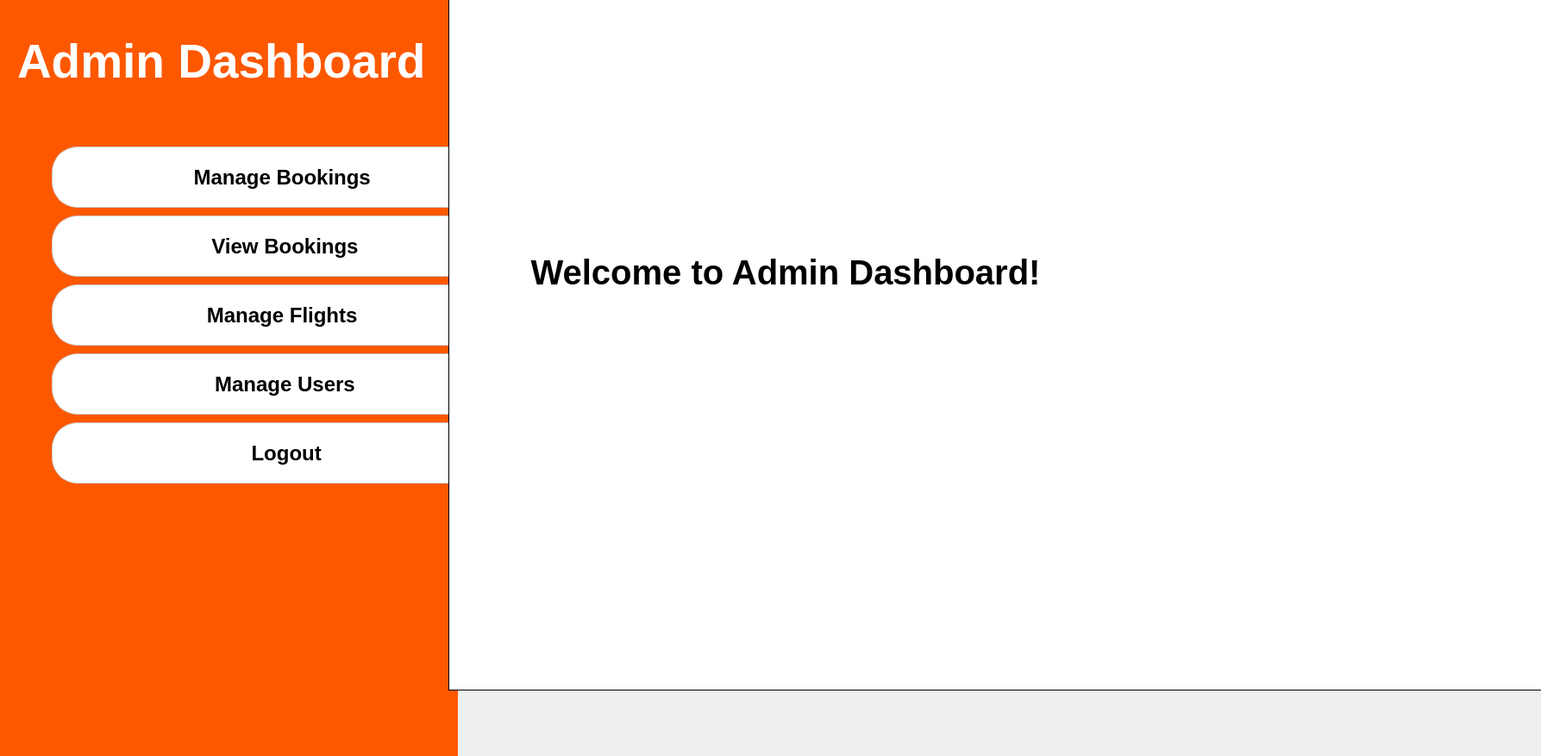
<?xml version="1.0" encoding="UTF-8"?>
<ui version="4.0">
 <class>Dashboard</class>
 <widget class="QWidget" name="Dashboard">
  <property name="geometry">
   <rect>
    <x>0</x>
    <y>0</y>
    <width>1787</width>
    <height>877</height>
   </rect>
  </property>
  <property name="windowTitle">
   <string>Form</string>
  </property>
  <widget class="QLabel" name="dashboardTitleLabel">
   <property name="geometry">
    <rect>
     <x>20</x>
     <y>10</y>
     <width>481</width>
     <height>121</height>
    </rect>
   </property>
   <property name="styleSheet">
    <string notr="true">font-size:55px; 
font-weight: bold;
color:white;</string>
   </property>
   <property name="text">
    <string>Admin Dashboard</string>
   </property>
  </widget>
  <widget class="QLabel" name="label">
   <property name="geometry">
    <rect>
     <x>-1390</x>
     <y>-110</y>
     <width>1921</width>
     <height>1091</height>
    </rect>
   </property>
   <property name="styleSheet">
    <string notr="true">color: rgb(253, 88, 0);
background-color: rgb(253, 88, 0);</string>
   </property>
   <property name="text">
    <string>TextLabel</string>
   </property>
  </widget>
  <widget class="QPushButton" name="viewBookingsButton">
   <property name="geometry">
    <rect>
     <x>60</x>
     <y>250</y>
     <width>541</width>
     <height>71</height>
    </rect>
   </property>
   <property name="styleSheet">
    <string notr="true">QPushButton {
    color: black;            /* Text color */
    border: 1px solid #ccc;  /* Border style */
    font-size: 24px;         /* Font size */
    background-color: white; /* Background color of the button */
    font-weight: bold;       /* Bold font */
    border-radius: 30px;     /* Rounded corners */
    padding: 15px 30px;      /* Add padding for better appearance */
    box-shadow: 2px 2px 5px rgba(0, 0, 0, 0.2); /* Subtle box-shadow (note: QSS might interpret this differently than web CSS) */
}

QPushButton:hover {
    background-color: #F8F8F8; /* Slightly off-white background on hover */
    border: 1px solid black;   /* Black border on hover */
    border-radius: 30px;       /* Keep border-radius same to maintain circular shape */
    box-shadow: 3px 3px 8px rgba(0, 0, 0, 0.3); /* Slightly more pronounced shadow on hover */
}

QPushButton:pressed {
    background-color: #E0E0E0; /* Darker background when pressed */
    box-shadow: 1px 1px 3px rgba(0, 0, 0, 0.2); /* Smaller shadow when pressed */
}</string>
   </property>
   <property name="text">
    <string>View Bookings</string>
   </property>
  </widget>
  <widget class="QPushButton" name="manageFlightsButton">
   <property name="geometry">
    <rect>
     <x>60</x>
     <y>330</y>
     <width>541</width>
     <height>71</height>
    </rect>
   </property>
   <property name="styleSheet">
    <string notr="true">QPushButton {
    color: black;            /* Text color */
    border: 1px solid #ccc;  /* Border style */
    font-size: 24px;         /* Font size */
    background-color: white; /* Background color of the button */
    font-weight: bold;       /* Bold font */
    border-radius: 30px;     /* Rounded corners */
    padding: 15px 30px;      /* Add padding for better appearance */
    box-shadow: 2px 2px 5px rgba(0, 0, 0, 0.2); /* Subtle box-shadow (note: QSS might interpret this differently than web CSS) */
}

QPushButton:hover {
    background-color: #F8F8F8; /* Slightly off-white background on hover */
    border: 1px solid black;   /* Black border on hover */
    border-radius: 30px;       /* Keep border-radius same to maintain circular shape */
    box-shadow: 3px 3px 8px rgba(0, 0, 0, 0.3); /* Slightly more pronounced shadow on hover */
}

QPushButton:pressed {
    background-color: #E0E0E0; /* Darker background when pressed */
    box-shadow: 1px 1px 3px rgba(0, 0, 0, 0.2); /* Smaller shadow when pressed */
}</string>
   </property>
   <property name="text">
    <string>Manage Flights </string>
   </property>
  </widget>
  <widget class="QPushButton" name="manageUsersButton">
   <property name="geometry">
    <rect>
     <x>60</x>
     <y>410</y>
     <width>541</width>
     <height>71</height>
    </rect>
   </property>
   <property name="styleSheet">
    <string notr="true">QPushButton {
    color: black;            /* Text color */
    border: 1px solid #ccc;  /* Border style */
    font-size: 24px;         /* Font size */
    background-color: white; /* Background color of the button */
    font-weight: bold;       /* Bold font */
    border-radius: 30px;     /* Rounded corners */
    padding: 15px 30px;      /* Add padding for better appearance */
    box-shadow: 2px 2px 5px rgba(0, 0, 0, 0.2); /* Subtle box-shadow (note: QSS might interpret this differently than web CSS) */
}

QPushButton:hover {
    background-color: #F8F8F8; /* Slightly off-white background on hover */
    border: 1px solid black;   /* Black border on hover */
    border-radius: 30px;       /* Keep border-radius same to maintain circular shape */
    box-shadow: 3px 3px 8px rgba(0, 0, 0, 0.3); /* Slightly more pronounced shadow on hover */
}

QPushButton:pressed {
    background-color: #E0E0E0; /* Darker background when pressed */
    box-shadow: 1px 1px 3px rgba(0, 0, 0, 0.2); /* Smaller shadow when pressed */
}</string>
   </property>
   <property name="text">
    <string>Manage Users</string>
   </property>
  </widget>
  <widget class="QPushButton" name="manageBookingsButton">
   <property name="geometry">
    <rect>
     <x>60</x>
     <y>170</y>
     <width>541</width>
     <height>71</height>
    </rect>
   </property>
   <property name="styleSheet">
    <string notr="true">QPushButton {
    color: black;            /* Text color */
    border: 1px solid #ccc;  /* Border style */
    font-size: 24px;         /* Font size */
    background-color: white; /* Background color of the button */
    font-weight: bold;       /* Bold font */
    border-radius: 30px;     /* Rounded corners */
    padding: 15px 30px;      /* Add padding for better appearance */
    box-shadow: 2px 2px 5px rgba(0, 0, 0, 0.2); /* Subtle box-shadow (note: QSS might interpret this differently than web CSS) */
}

QPushButton:hover {
    background-color: #F8F8F8; /* Slightly off-white background on hover */
    border: 1px solid black;   /* Black border on hover */
    border-radius: 30px;       /* Keep border-radius same to maintain circular shape */
    box-shadow: 3px 3px 8px rgba(0, 0, 0, 0.3); /* Slightly more pronounced shadow on hover */
}

QPushButton:pressed {
    background-color: #E0E0E0; /* Darker background when pressed */
    box-shadow: 1px 1px 3px rgba(0, 0, 0, 0.2); /* Smaller shadow when pressed */
}</string>
   </property>
   <property name="text">
    <string>Manage Bookings </string>
   </property>
  </widget>
  <widget class="QPushButton" name="reportsButton">
   <property name="geometry">
    <rect>
     <x>670</x>
     <y>630</y>
     <width>541</width>
     <height>71</height>
    </rect>
   </property>
   <property name="styleSheet">
    <string notr="true">QPushButton {
    color: black;            /* Text color */
    border: 1px solid #ccc;  /* Border style */
    font-size: 24px;         /* Font size */
    background-color: white; /* Background color of the button */
    font-weight: bold;       /* Bold font */
    border-radius: 30px;     /* Key property: This makes the corners rounded. */
                             /* For a perfect circle, set this to half of the button's smallest dimension (width or height). */
                             /* For example, if your button is 60x60px, border-radius: 30px; will make it a circle. */
                             /* If it's a perfect square button, you can also use border-radius: 50%; */

    /* Optional: Add a subtle box-shadow for depth, as we discussed for labels */
    box-shadow: 2px 2px 5px rgba(0, 0, 0, 0.2);
}</string>
   </property>
   <property name="text">
    <string>Reports</string>
   </property>
  </widget>
  <widget class="QPushButton" name="logoutButton">
   <property name="geometry">
    <rect>
     <x>60</x>
     <y>490</y>
     <width>551</width>
     <height>71</height>
    </rect>
   </property>
   <property name="styleSheet">
    <string notr="true">QPushButton {
    color: black;            /* Text color */
    border: 1px solid #ccc;  /* Border style */
    font-size: 24px;         /* Font size */
    background-color: white; /* Background color of the button */
    font-weight: bold;       /* Bold font */
    border-radius: 30px;     /* Rounded corners */
    padding: 15px 30px;      /* Add padding for better appearance */
    box-shadow: 2px 2px 5px rgba(0, 0, 0, 0.2); /* Subtle box-shadow (note: QSS might interpret this differently than web CSS) */
}

QPushButton:hover {
    background-color: #F8F8F8; /* Slightly off-white background on hover */
    border: 1px solid black;   /* Black border on hover */
    border-radius: 30px;       /* Keep border-radius same to maintain circular shape */
    box-shadow: 3px 3px 8px rgba(0, 0, 0, 0.3); /* Slightly more pronounced shadow on hover */
}

QPushButton:pressed {
    background-color: #E0E0E0; /* Darker background when pressed */
    box-shadow: 1px 1px 3px rgba(0, 0, 0, 0.2); /* Smaller shadow when pressed */
}</string>
   </property>
   <property name="text">
    <string>Logout </string>
   </property>
  </widget>
  <widget class="QStackedWidget" name="stackedWidget">
   <property name="geometry">
    <rect>
     <x>530</x>
     <y>40</y>
     <width>751</width>
     <height>551</height>
    </rect>
   </property>
   <property name="currentIndex">
    <number>0</number>
   </property>
   <widget class="QWidget" name="defaultPage">
    <layout class="QVBoxLayout" name="defaultPageLayout">
     <item>
      <spacer name="verticalSpacer_default_top">
       <property name="orientation">
        <enum>Qt::Orientation::Vertical</enum>
       </property>
       <property name="sizeHint" stdset="0">
        <size>
         <width>20</width>
         <height>40</height>
        </size>
       </property>
      </spacer>
     </item>
     <item>
      <widget class="QLabel" name="welcomeLabel">
       <property name="styleSheet">
        <string notr="true">font-size: 40px;
font-weight: bold; 
color: rgb(0, 0, 0);</string>
       </property>
       <property name="text">
        <string>   Welcome to Admin Dashboard!  </string>
       </property>
       <property name="alignment">
        <set>Qt::AlignmentFlag::AlignCenter</set>
       </property>
      </widget>
     </item>
     <item>
      <spacer name="verticalSpacer_default_bottom">
       <property name="orientation">
        <enum>Qt::Orientation::Vertical</enum>
       </property>
       <property name="sizeHint" stdset="0">
        <size>
         <width>20</width>
         <height>60</height>
        </size>
       </property>
      </spacer>
     </item>
    </layout>
   </widget>
  </widget>
  <widget class="QLabel" name="label_2">
   <property name="geometry">
    <rect>
     <x>520</x>
     <y>-40</y>
     <width>1401</width>
     <height>841</height>
    </rect>
   </property>
   <property name="styleSheet">
    <string notr="true">color:white;
background-color:white;
border: 1px solid black;  </string>
   </property>
   <property name="text">
    <string>TextLabel</string>
   </property>
  </widget>
  <widget class="QPushButton" name="pushButton_8">
   <property name="geometry">
    <rect>
     <x>140</x>
     <y>580</y>
     <width>401</width>
     <height>61</height>
    </rect>
   </property>
   <property name="styleSheet">
    <string notr="true">QPushButton {
    color: rgb(0, 0, 0); /* Initial text color: White */
    font-size: 40px;
    border-radius: 30px;
	background-color: rgb(255, 255, 255);
    border: 1px solid black;
}

QPushButton:hover {
    color: rgb(85, 170, 255); /* Text color on hover: Blue (the initial background color) */
    background-color: rgb(255, 255, 255); /* Background color on hover: White */
}

QPushButton:pressed {
    color: rgb(255, 255, 255); /* Initial text color: White */
    background-color: rgb(85, 170, 255); /* Initial background color: Blue */
}</string>
   </property>
   <property name="text">
    <string>Logout</string>
   </property>
  </widget>
  <zorder>pushButton_8</zorder>
  <zorder>label</zorder>
  <zorder>dashboardTitleLabel</zorder>
  <zorder>viewBookingsButton</zorder>
  <zorder>manageFlightsButton</zorder>
  <zorder>manageUsersButton</zorder>
  <zorder>manageBookingsButton</zorder>
  <zorder>logoutButton</zorder>
  <zorder>reportsButton</zorder>
  <zorder>label_2</zorder>
  <zorder>stackedWidget</zorder>
 </widget>
 <resources/>
 <connections/>
</ui>
